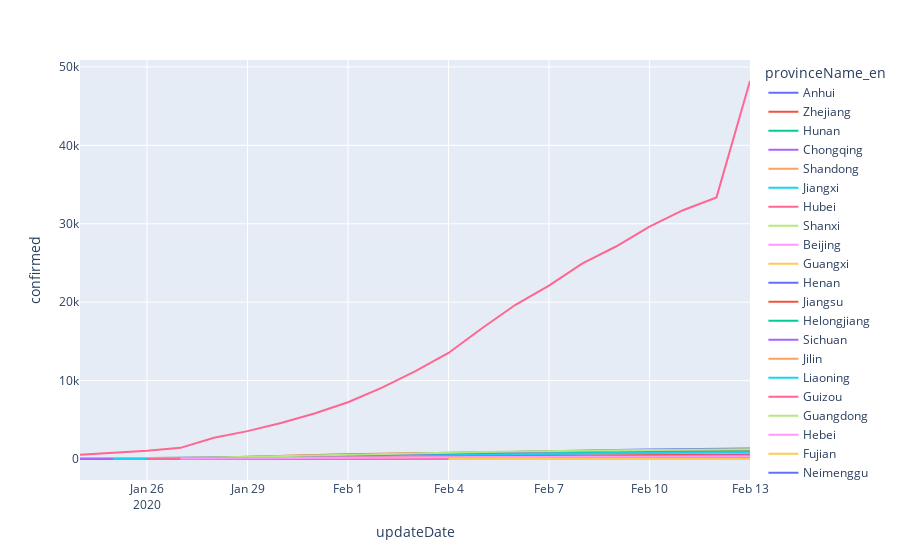

The code cell stored with this chart in its notebook:
### Markdown cell above
## 2.2 Exploring the Real Data, get the beta (infectious rate) at Provindence level

### Code cell
provinceDFF=df_province[['updateDate','confirmed','cured','dead','new_exposed','exposed','infected','provinceName_en']].groupby(['provinceName_en','updateDate']).sum().reset_index()
fig = px.line(provinceDFF.sort_values(['updateDate']), x="updateDate", y="confirmed",color='provinceName_en')
fig.show()

### Figure 1 — Plotly figure (JSON) as saved in the notebook; plotly's stock layout.template omitted (floating-point values rounded to 4 significant figures)
{"data": [{"hoverlabel": {"namelength": 0}, "hovertemplate": "provinceName_en=Anhui<br>updateDate=%{x}<br>confirmed=%{y}", "legendgroup": "Anhui", "line": {"color": "#636efa", "dash": "solid"}, "mode": "lines", "name": "Anhui", "showlegend": true, "type": "scatter", "x": ["2020-01-24", "2020-01-25", "2020-01-26", "2020-01-27", "2020-01-28", "2020-01-29", "2020-01-30", "2020-01-31", "2020-02-01", "2020-02-02", "2020-02-03", "2020-02-04", "2020-02-05", "2020-02-06", "2020-02-07", "2020-02-08", "2020-02-09", "2020-02-10", "2020-02-11", "2020-02-12", "2020-02-13"], "xaxis": "x", "y": [15, 39, 60, 70, 106, 155, 200, 237, 297, 340, 408, 480, 530, 591, 665, 733, 779, 830, 860, 889, 910], "yaxis": "y"}, {"hoverlabel": {"namelength": 0}, "hovertemplate": "provinceName_en=Zhejiang<br>updateDate=%{x}<br>confirmed=%{y}", "legendgroup": "Zhejiang", "line": {"color": "#EF553B", "dash": "solid"}, "mode": "lines", "name": "Zhejiang", "showlegend": true, "type": "scatter", "x": ["2020-01-24", "2020-01-25", "2020-01-26", "2020-01-27", "2020-01-28", "2020-01-29", "2020-01-30", "2020-01-31", "2020-02-01", "2020-02-02", "2020-02-03", "2020-02-04", "2020-02-05", "2020-02-06", "2020-02-07", "2020-02-08", "2020-02-09", "2020-02-10", "2020-02-11", "2020-02-12", "2020-02-13"], "xaxis": "x", "y": [43, 62, 104, 128, 173, 296, 428, 537, 599, 661, 724, 829, 895, 954, 1006, 1048, 1075, 1092, 1117, 1131, 1145], "yaxis": "y"}, {"hoverlabel": {"namelength": 0}, "hovertemplate": "provinceName_en=Hunan<br>updateDate=%{x}<br>confirmed=%{y}", "legendgroup": "Hunan", "line": {"color": "#00cc96", "dash": "solid"}, "mode": "lines", "name": "Hunan", "showlegend": true, "type": "scatter", "x": ["2020-01-24", "2020-01-25", "2020-01-26", "2020-01-27", "2020-01-28", "2020-01-29", "2020-01-30", "2020-01-31", "2020-02-01", "2020-02-02", "2020-02-03", "2020-02-04", "2020-02-05", "2020-02-06", "2020-02-07", "2020-02-08", "2020-02-09", "2020-02-10", "2020-02-11", "2020-02-12", "2020-02-13"], "xaxis": "x", "y": [24, 43, 69, 100, 143, 221, 277, 332, 389, 463, 521, 593, 661, 711, 772, 803, 838, 879, 912, 946, 968], "yaxis": "y"}, {"hoverlabel": {"namelength": 0}, "hovertemplate": "provinceName_en=Chongqing<br>updateDate=%{x}<br>confirmed=%{y}", "legendgroup": "Chongqing", "line": {"color": "#ab63fa", "dash": "solid"}, "mode": "lines", "name": "Chongqing", "showlegend": true, "type": "scatter", "x": ["2020-01-24", "2020-01-25", "2020-01-26", "2020-01-27", "2020-01-28", "2020-01-29", "2020-01-30", "2020-01-31", "2020-02-01", "2020-02-02", "2020-02-03", "2020-02-04", "2020-02-05", "2020-02-06", "2020-02-07", "2020-02-08", "2020-02-09", "2020-02-10", "2020-02-11", "2020-02-12", "2020-02-13"], "xaxis": "x", "y": [27, 57, 75, 110, 132, 147, 182, 242, 247, 275, 312, 344, 376, 400, 415, 428, 450, 473, 489, 509, 525], "yaxis": "y"}, {"hoverlabel": {"namelength": 0}, "hovertemplate": "provinceName_en=Shandong<br>updateDate=%{x}<br>confirmed=%{y}", "legendgroup": "Shandong", "line": {"color": "#FFA15A", "dash": "solid"}, "mode": "lines", "name": "Shandong", "showlegend": true, "type": "scatter", "x": ["2020-01-24", "2020-01-25", "2020-01-26", "2020-01-27", "2020-01-28", "2020-01-29", "2020-01-30", "2020-01-31", "2020-02-01", "2020-02-02", "2020-02-03", "2020-02-04", "2020-02-05", "2020-02-06", "2020-02-07", "2020-02-08", "2020-02-09", "2020-02-10", "2020-02-11", "2020-02-12", "2020-02-13"], "xaxis": "x", "y": [15, 27, 46, 75, 95, 130, 158, 184, 206, 230, 259, 275, 307, 347, 386, 416, 444, 466, 487, 497, 509], "yaxis": "y"}, {"hoverlabel": {"namelength": 0}, "hovertemplate": "provinceName_en=Jiangxi<br>updateDate=%{x}<br>confirmed=%{y}", "legendgroup": "Jiangxi", "line": {"color": "#19d3f3", "dash": "solid"}, "mode": "lines", "name": "Jiangxi", "showlegend": true, "type": "scatter", "x": ["2020-01-24", "2020-01-25", "2020-01-26", "2020-01-27", "2020-01-28", "2020-01-29", "2020-01-30", "2020-01-31", "2020-02-01", "2020-02-02", "2020-02-03", "2020-02-04", "2020-02-05", "2020-02-06", "2020-02-07", "2020-02-08", "2020-02-09", "2020-02-10", "2020-02-11", "2020-02-12", "2020-02-13"], "xaxis": "x", "y": [7, 18, 36, 48, 72, 109, 162, 240, 286, 333, 391, 476, 548, 600, 661, 698, 740, 771, 804, 844, 872], "yaxis": "y"}, {"hoverlabel": {"namelength": 0}, "hovertemplate": "provinceName_en=Hubei<br>updateDate=%{x}<br>confirmed=%{y}", "legendgroup": "Hubei", "line": {"color": "#FF6692", "dash": "solid"}, "mode": "lines", "name": "Hubei", "showlegend": true, "type": "scatter", "x": ["2020-01-24", "2020-01-25", "2020-01-26", "2020-01-27", "2020-01-28", "2020-01-29", "2020-01-30", "2020-01-31", "2020-02-01", "2020-02-02", "2020-02-03", "2020-02-04", "2020-02-05", "2020-02-06", "2020-02-07", "2020-02-08", "2020-02-09", "2020-02-10", "2020-02-11", "2020-02-12", "2020-02-13"], "xaxis": "x", "y": [549, 761, 1058, 1423, 2714, 3554, 4586, 5806, 7240, 9074, 11177, 13522, 16678, 19665, 22112, 24953, 27100, 29631, 31728, 33366, 48206], "yaxis": "y"}, {"hoverlabel": {"namelength": 0}, "hovertemplate": "provinceName_en=Shanxi<br>updateDate=%{x}<br>confirmed=%{y}", "legendgroup": "Shanxi", "line": {"color": "#B6E880", "dash": "solid"}, "mode": "lines", "name": "Shanxi", "showlegend": true, "type": "scatter", "x": ["2020-01-24", "2020-01-25", "2020-01-26", "2020-01-27", "2020-01-28", "2020-01-29", "2020-01-30", "2020-01-31", "2020-02-01", "2020-02-02", "2020-02-03", "2020-02-04", "2020-02-05", "2020-02-06", "2020-02-07", "2020-02-08", "2020-02-09", "2020-02-10", "2020-02-11", "2020-02-12", "2020-02-13"], "xaxis": "x", "y": [6, 21, 31, 48, 66, 85, 98, 126, 148, 172, 194, 216, 246, 263, 280, 299, 323, 332, 341, 349, 355], "yaxis": "y"}, {"hoverlabel": {"namelength": 0}, "hovertemplate": "provinceName_en=Beijing<br>updateDate=%{x}<br>confirmed=%{y}", "legendgroup": "Beijing", "line": {"color": "#FF97FF", "dash": "solid"}, "mode": "lines", "name": "Beijing", "showlegend": true, "type": "scatter", "x": ["2020-01-24", "2020-01-25", "2020-01-26", "2020-01-27", "2020-01-28", "2020-01-29", "2020-01-30", "2020-01-31", "2020-02-01", "2020-02-02", "2020-02-03", "2020-02-04", "2020-02-05", "2020-02-06", "2020-02-07", "2020-02-08", "2020-02-09", "2020-02-10", "2020-02-11", "2020-02-12", "2020-02-13"], "xaxis": "x", "y": [51, 41, 68, 80, 91, 111, 111, 233, 174, 197, 218, 234, 259, 280, 303, 321, 332, 343, 348, 358, 372], "yaxis": "y"}, {"hoverlabel": {"namelength": 0}, "hovertemplate": "provinceName_en=Guangxi<br>updateDate=%{x}<br>confirmed=%{y}", "legendgroup": "Guangxi", "line": {"color": "#FECB52", "dash": "solid"}, "mode": "lines", "name": "Guangxi", "showlegend": true, "type": "scatter", "x": ["2020-01-24", "2020-01-25", "2020-01-26", "2020-01-27", "2020-01-28", "2020-01-29", "2020-01-30", "2020-01-31", "2020-02-01", "2020-02-02", "2020-02-03", "2020-02-04", "2020-02-05", "2020-02-06", "2020-02-07", "2020-02-08", "2020-02-09", "2020-02-10", "2020-02-11", "2020-02-12", "2020-02-13"], "xaxis": "x", "y": [13, 23, 36, 46, 51, 58, 78, 87, 100, 111, 127, 139, 150, 168, 171, 183, 195, 210, 215, 222, 222], "yaxis": "y"}, {"hoverlabel": {"namelength": 0}, "hovertemplate": "provinceName_en=Henan<br>updateDate=%{x}<br>confirmed=%{y}", "legendgroup": "Henan", "line": {"color": "#636efa", "dash": "solid"}, "mode": "lines", "name": "Henan", "showlegend": true, "type": "scatter", "x": ["2020-01-24", "2020-01-25", "2020-01-26", "2020-01-27", "2020-01-28", "2020-01-29", "2020-01-30", "2020-01-31", "2020-02-01", "2020-02-02", "2020-02-03", "2020-02-04", "2020-02-05", "2020-02-06", "2020-02-07", "2020-02-08", "2020-02-09", "2020-02-10", "2020-02-11", "2020-02-12", "2020-02-13"], "xaxis": "x", "y": [17, 51, 108, 161, 219, 249, 324, 412, 517, 557, 663, 755, 855, 951, 1031, 1104, 1162, 1211, 1249, 1292, 1326], "yaxis": "y"}, {"hoverlabel": {"namelength": 0}, "hovertemplate": "provinceName_en=Jiangsu<br>updateDate=%{x}<br>confirmed=%{y}", "legendgroup": "Jiangsu", "line": {"color": "#EF553B", "dash": "solid"}, "mode": "lines", "name": "Jiangsu", "showlegend": true, "type": "scatter", "x": ["2020-01-24", "2020-01-25", "2020-01-26", "2020-01-27", "2020-01-28", "2020-01-29", "2020-01-30", "2020-01-31", "2020-02-01", "2020-02-02", "2020-02-03", "2020-02-04", "2020-02-05", "2020-02-06", "2020-02-07", "2020-02-08", "2020-02-09", "2020-02-10", "2020-02-11", "2020-02-12", "2020-02-13"], "xaxis": "x", "y": [9, 18, 33, 47, 70, 99, 129, 168, 202, 236, 271, 308, 341, 373, 408, 439, 468, 492, 515, 543, 570], "yaxis": "y"}, {"hoverlabel": {"namelength": 0}, "hovertemplate": "provinceName_en=Helongjiang<br>updateDate=%{x}<br>confirmed=%{y}", "legendgroup": "Helongjiang", "line": {"color": "#00cc96", "dash": "solid"}, "mode": "lines", "name": "Helongjiang", "showlegend": true, "type": "scatter", "x": ["2020-01-24", "2020-01-25", "2020-01-26", "2020-01-27", "2020-01-28", "2020-01-29", "2020-01-30", "2020-01-31", "2020-02-01", "2020-02-02", "2020-02-03", "2020-02-04", "2020-02-05", "2020-02-06", "2020-02-07", "2020-02-08", "2020-02-09", "2020-02-10", "2020-02-11", "2020-02-12", "2020-02-13"], "xaxis": "x", "y": [4, 9, 15, 21, 30, 38, 44, 59, 80, 95, 121, 155, 190, 227, 277, 295, 307, 331, 360, 378, 395], "yaxis": "y"}, {"hoverlabel": {"namelength": 0}, "hovertemplate": "provinceName_en=Sichuan<br>updateDate=%{x}<br>confirmed=%{y}", "legendgroup": "Sichuan", "line": {"color": "#ab63fa", "dash": "solid"}, "mode": "lines", "name": "Sichuan", "showlegend": true, "type": "scatter", "x": ["2020-01-24", "2020-01-25", "2020-01-26", "2020-01-27", "2020-01-28", "2020-01-29", "2020-01-30", "2020-01-31", "2020-02-01", "2020-02-02", "2020-02-03", "2020-02-04", "2020-02-05", "2020-02-06", "2020-02-07", "2020-02-08", "2020-02-09", "2020-02-10", "2020-02-11", "2020-02-12", "2020-02-13"], "xaxis": "x", "y": [15, 28, 44, 69, 90, 108, 142, 177, 207, 231, 254, 282, 301, 321, 344, 364, 386, 405, 417, 436, 451], "yaxis": "y"}, {"hoverlabel": {"namelength": 0}, "hovertemplate": "provinceName_en=Jilin<br>updateDate=%{x}<br>confirmed=%{y}", "legendgroup": "Jilin", "line": {"color": "#FFA15A", "dash": "solid"}, "mode": "lines", "name": "Jilin", "showlegend": true, "type": "scatter", "x": ["2020-01-24", "2020-01-25", "2020-01-27", "2020-01-28", "2020-01-29", "2020-01-30", "2020-01-31", "2020-02-01", "2020-02-02", "2020-02-03", "2020-02-04", "2020-02-05", "2020-02-06", "2020-02-07", "2020-02-08", "2020-02-09", "2020-02-10", "2020-02-11", "2020-02-12", "2020-02-13"], "xaxis": "x", "y": [3, 4, 6, 8, 9, 14, 14, 18, 23, 31, 42, 54, 59, 65, 69, 78, 80, 81, 83, 84], "yaxis": "y"}, {"hoverlabel": {"namelength": 0}, "hovertemplate": "provinceName_en=Liaoning<br>updateDate=%{x}<br>confirmed=%{y}", "legendgroup": "Liaoning", "line": {"color": "#19d3f3", "dash": "solid"}, "mode": "lines", "name": "Liaoning", "showlegend": true, "type": "scatter", "x": ["2020-01-24", "2020-01-25", "2020-01-26", "2020-01-27", "2020-01-28", "2020-01-29", "2020-01-30", "2020-01-31", "2020-02-01", "2020-02-02", "2020-02-03", "2020-02-04", "2020-02-05", "2020-02-06", "2020-02-07", "2020-02-08", "2020-02-09", "2020-02-10", "2020-02-11", "2020-02-12", "2020-02-13"], "xaxis": "x", "y": [3, 14, 19, 25, 32, 35, 37, 43, 58, 65, 68, 75, 83, 88, 93, 99, 101, 102, 105, 110, 111], "yaxis": "y"}, {"hoverlabel": {"namelength": 0}, "hovertemplate": "provinceName_en=Guizou<br>updateDate=%{x}<br>confirmed=%{y}", "legendgroup": "Guizou", "line": {"color": "#FF6692", "dash": "solid"}, "mode": "lines", "name": "Guizou", "showlegend": true, "type": "scatter", "x": ["2020-01-24", "2020-01-25", "2020-01-26", "2020-01-27", "2020-01-28", "2020-01-29", "2020-01-30", "2020-01-31", "2020-02-01", "2020-02-02", "2020-02-03", "2020-02-04", "2020-02-05", "2020-02-06", "2020-02-07", "2020-02-08", "2020-02-09", "2020-02-10", "2020-02-11", "2020-02-12", "2020-02-13"], "xaxis": "x", "y": [3, 4, 5, 7, 9, 9, 12, 29, 29, 38, 46, 58, 64, 71, 81, 89, 99, 109, 127, 133, 135], "yaxis": "y"}, {"hoverlabel": {"namelength": 0}, "hovertemplate": "provinceName_en=Guangdong<br>updateDate=%{x}<br>confirmed=%{y}", "legendgroup": "Guangdong", "line": {"color": "#B6E880", "dash": "solid"}, "mode": "lines", "name": "Guangdong", "showlegend": true, "type": "scatter", "x": ["2020-01-24", "2020-01-25", "2020-01-26", "2020-01-27", "2020-01-28", "2020-01-29", "2020-01-30", "2020-01-31", "2020-02-01", "2020-02-02", "2020-02-03", "2020-02-04", "2020-02-05", "2020-02-06", "2020-02-07", "2020-02-08", "2020-02-09", "2020-02-10", "2020-02-11", "2020-02-12", "2020-02-13"], "xaxis": "x", "y": [54, 78, 111, 151, 208, 282, 354, 436, 535, 632, 725, 813, 895, 970, 1034, 1095, 1131, 1159, 1177, 1219, 1241], "yaxis": "y"}, {"hoverlabel": {"namelength": 0}, "hovertemplate": "provinceName_en=Hebei<br>updateDate=%{x}<br>confirmed=%{y}", "legendgroup": "Hebei", "line": {"color": "#FF97FF", "dash": "solid"}, "mode": "lines", "name": "Hebei", "showlegend": true, "type": "scatter", "x": ["2020-01-24", "2020-01-25", "2020-01-26", "2020-01-27", "2020-01-28", "2020-01-29", "2020-01-30", "2020-01-31", "2020-02-01", "2020-02-02", "2020-02-03", "2020-02-04", "2020-02-05", "2020-02-06", "2020-02-07", "2020-02-08", "2020-02-09", "2020-02-10", "2020-02-11", "2020-02-12", "2020-02-13"], "xaxis": "x", "y": [2, 8, 13, 18, 33, 48, 65, 82, 96, 104, 113, 126, 135, 157, 172, 195, 206, 218, 239, 251, 265], "yaxis": "y"}, {"hoverlabel": {"namelength": 0}, "hovertemplate": "provinceName_en=Fujian<br>updateDate=%{x}<br>confirmed=%{y}", "legendgroup": "Fujian", "line": {"color": "#FECB52", "dash": "solid"}, "mode": "lines", "name": "Fujian", "showlegend": true, "type": "scatter", "x": ["2020-01-24", "2020-01-25", "2020-01-26", "2020-01-27", "2020-01-28", "2020-01-29", "2020-01-30", "2020-01-31", "2020-02-01", "2020-02-02", "2020-02-03", "2020-02-04", "2020-02-05", "2020-02-06", "2020-02-07", "2020-02-08", "2020-02-09", "2020-02-10", "2020-02-11", "2020-02-12", "2020-02-13"], "xaxis": "x", "y": [10, 18, 35, 59, 80, 82, 101, 120, 144, 159, 179, 194, 205, 215, 224, 239, 250, 261, 267, 272, 279], "yaxis": "y"}, {"hoverlabel": {"namelength": 0}, "hovertemplate": "provinceName_en=Neimenggu<br>updateDate=%{x}<br>confirmed=%{y}", "legendgroup": "Neimenggu", "line": {"color": "#636efa", "dash": "solid"}, "mode": "lines", "name": "Neimenggu", "showlegend": true, "type": "scatter", "x": ["2020-01-24", "2020-01-25", "2020-01-26", "2020-01-27", "2020-01-28", "2020-01-29", "2020-01-30", "2020-01-31", "2020-02-01", "2020-02-02", "2020-02-03", "2020-02-04", "2020-02-05", "2020-02-06", "2020-02-07", "2020-02-08", "2020-02-09", "2020-02-10", "2020-02-12", "2020-02-13"], "xaxis": "x", "y": [1, 7, 7, 20, 27, 16, 18, 19, 23, 27, 34, 35, 42, 46, 50, 52, 54, 58, 60, 61], "yaxis": "y"}, {"hoverlabel": {"namelength": 0}, "hovertemplate": "provinceName_en=Ningxia<br>updateDate=%{x}<br>confirmed=%{y}", "legendgroup": "Ningxia", "line": {"color": "#EF553B", "dash": "solid"}, "mode": "lines", "name": "Ningxia", "showlegend": true, "type": "scatter", "x": ["2020-01-24", "2020-01-25", "2020-01-26", "2020-01-27", "2020-01-28", "2020-01-29", "2020-01-30", "2020-01-31", "2020-02-01", "2020-02-02", "2020-02-03", "2020-02-04", "2020-02-06", "2020-02-07", "2020-02-08", "2020-02-09", "2020-02-10", "2020-02-11", "2020-02-12", "2020-02-13"], "xaxis": "x", "y": [2, 3, 4, 7, 11, 12, 18, 21, 26, 28, 31, 34, 40, 43, 45, 45, 49, 53, 58, 64], "yaxis": "y"}, {"hoverlabel": {"namelength": 0}, "hovertemplate": "provinceName_en=Gansu<br>updateDate=%{x}<br>confirmed=%{y}", "legendgroup": "Gansu", "line": {"color": "#00cc96", "dash": "solid"}, "mode": "lines", "name": "Gansu", "showlegend": true, "type": "scatter", "x": ["2020-01-24", "2020-01-25", "2020-01-26", "2020-01-27", "2020-01-28", "2020-01-29", "2020-01-30", "2020-01-31", "2020-02-01", "2020-02-02", "2020-02-03", "2020-02-04", "2020-02-05", "2020-02-06", "2020-02-07", "2020-02-08", "2020-02-09", "2020-02-10", "2020-02-11", "2020-02-12", "2020-02-13"], "xaxis": "x", "y": [2, 5, 7, 14, 20, 24, 26, 30, 41, 42, 56, 57, 57, 68, 73, 82, 81, 83, 86, 93, 90], "yaxis": "y"}, {"hoverlabel": {"namelength": 0}, "hovertemplate": "provinceName_en=Yunnan<br>updateDate=%{x}<br>confirmed=%{y}", "legendgroup": "Yunnan", "line": {"color": "#ab63fa", "dash": "solid"}, "mode": "lines", "name": "Yunnan", "showlegend": true, "type": "scatter", "x": ["2020-01-24", "2020-01-25", "2020-01-26", "2020-01-27", "2020-01-28", "2020-01-29", "2020-01-30", "2020-01-31", "2020-02-01", "2020-02-02", "2020-02-03", "2020-02-04", "2020-02-05", "2020-02-06", "2020-02-07", "2020-02-08", "2020-02-09", "2020-02-10", "2020-02-11", "2020-02-12", "2020-02-13"], "xaxis": "x", "y": [5, 11, 16, 26, 44, 55, 70, 83, 93, 105, 109, 119, 124, 133, 136, 138, 141, 149, 153, 154, 156], "yaxis": "y"}, {"hoverlabel": {"namelength": 0}, "hovertemplate": "provinceName_en=Qinghai<br>updateDate=%{x}<br>confirmed=%{y}", "legendgroup": "Qinghai", "line": {"color": "#FFA15A", "dash": "solid"}, "mode": "lines", "name": "Qinghai", "showlegend": true, "type": "scatter", "x": ["2020-01-25", "2020-01-27", "2020-01-30", "2020-01-31", "2020-02-01", "2020-02-02", "2020-02-03", "2020-02-04", "2020-02-05", "2020-02-06", "2020-02-11", "2020-02-12", "2020-02-13"], "xaxis": "x", "y": [1, 6, 6, 8, 18, 9, 14, 15, 17, 18, 18, 18, 18], "yaxis": "y"}, {"hoverlabel": {"namelength": 0}, "hovertemplate": "provinceName_en=Xinjiang<br>updateDate=%{x}<br>confirmed=%{y}", "legendgroup": "Xinjiang", "line": {"color": "#19d3f3", "dash": "solid"}, "mode": "lines", "name": "Xinjiang", "showlegend": true, "type": "scatter", "x": ["2020-01-25", "2020-01-26", "2020-01-27", "2020-01-28", "2020-01-29", "2020-01-30", "2020-01-31", "2020-02-01", "2020-02-02", "2020-02-03", "2020-02-04", "2020-02-05", "2020-02-06", "2020-02-07", "2020-02-08", "2020-02-09", "2020-02-10", "2020-02-11", "2020-02-12", "2020-02-13"], "xaxis": "x", "y": [3, 4, 5, 10, 13, 14, 18, 18, 21, 24, 29, 32, 42, 46, 42, 45, 49, 55, 59, 63], "yaxis": "y"}, {"hoverlabel": {"namelength": 0}, "hovertemplate": "provinceName_en=Tianjin<br>updateDate=%{x}<br>confirmed=%{y}", "legendgroup": "Tianjin", "line": {"color": "#FF6692", "dash": "solid"}, "mode": "lines", "name": "Tianjin", "showlegend": true, "type": "scatter", "x": ["2020-01-26", "2020-01-27", "2020-01-28", "2020-01-29", "2020-01-30", "2020-01-31", "2020-02-01", "2020-02-02", "2020-02-03", "2020-02-04", "2020-02-05", "2020-02-06", "2020-02-07", "2020-02-08", "2020-02-09", "2020-02-10", "2020-02-11", "2020-02-12", "2020-02-13"], "xaxis": "x", "y": [14, 22, 24, 31, 32, 33, 41, 48, 60, 67, 69, 78, 81, 88, 90, 95, 105, 112, 117], "yaxis": "y"}, {"hoverlabel": {"namelength": 0}, "hovertemplate": "provinceName_en=Aomen<br>updateDate=%{x}<br>confirmed=%{y}", "legendgroup": "Aomen", "line": {"color": "#B6E880", "dash": "solid"}, "mode": "lines", "name": "Aomen", "showlegend": true, "type": "scatter", "x": ["2020-01-26"], "xaxis": "x", "y": [2], "yaxis": "y"}, {"hoverlabel": {"namelength": 0}, "hovertemplate": "provinceName_en=Shanghai<br>updateDate=%{x}<br>confirmed=%{y}", "legendgroup": "Shanghai", "line": {"color": "#FF97FF", "dash": "solid"}, "mode": "lines", "name": "Shanghai", "showlegend": true, "type": "scatter", "x": ["2020-01-27", "2020-01-28", "2020-01-29", "2020-01-30", "2020-01-31", "2020-02-01", "2020-02-02", "2020-02-03", "2020-02-04", "2020-02-05", "2020-02-06", "2020-02-07", "2020-02-08", "2020-02-09", "2020-02-10", "2020-02-11", "2020-02-12", "2020-02-13"], "xaxis": "x", "y": [53, 79, 96, 112, 161, 169, 182, 203, 219, 243, 257, 277, 286, 293, 299, 303, 311, 315], "yaxis": "y"}, {"hoverlabel": {"namelength": 0}, "hovertemplate": "provinceName_en=Tibet<br>updateDate=%{x}<br>confirmed=%{y}", "legendgroup": "Tibet", "line": {"color": "#FECB52", "dash": "solid"}, "mode": "lines", "name": "Tibet", "showlegend": true, "type": "scatter", "x": ["2020-02-04", "2020-02-12", "2020-02-13"], "xaxis": "x", "y": [1, 1, 1], "yaxis": "y"}], "layout": {"legend": {"title": {"text": "provinceName_en"}, "tracegroupgap": 0}, "margin": {"t": 60}, "xaxis": {"anchor": "y", "domain": [0, 1], "title": {"text": "updateDate"}}, "yaxis": {"anchor": "x", "domain": [0, 1], "title": {"text": "confirmed"}}}}
